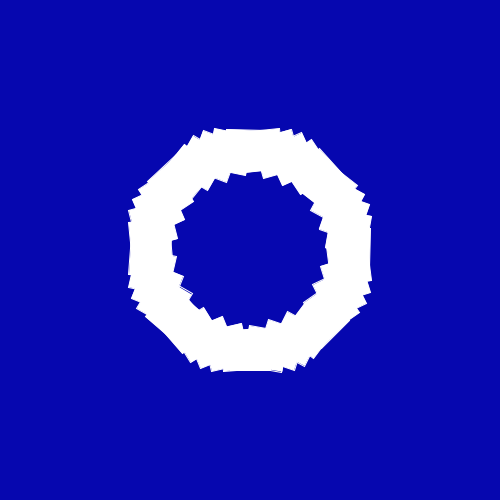
Frame 1 (no input)
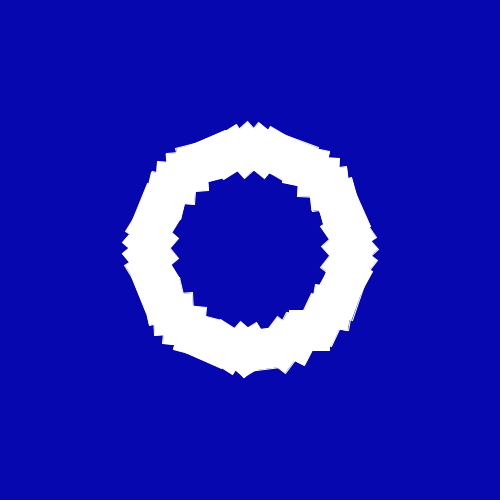
Frame 60 (the mouse pressed at the canvas centre just before this capture)
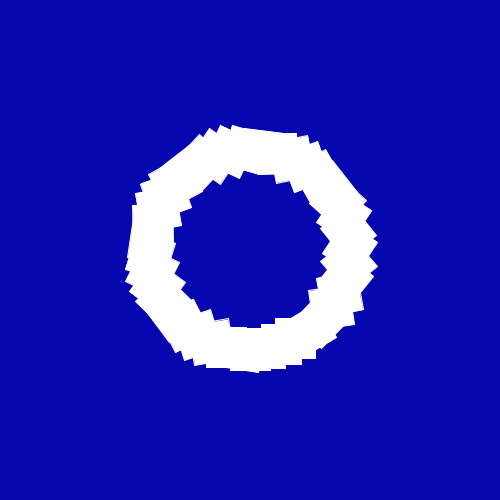
Frame 120 (the mouse held since frame 60 and released just before this capture)

The Processing sketch that drew these frames (run headless with seeded random() and noise(); from frame 60 on, the mouse is pressed at the canvas centre):

// Processing sketch: sketch_23052017
// ── sketch_23052017.pde
Square[] square = new Square[40];
float x, y;
void setup(){
  size(500,500);
  smooth();
  for(int i = 0; i<square.length; i++){
    x = sin(i/TWO_PI)*100;
    y = cos(i/TWO_PI) * 100;
    square[i] = new Square(x,y,i);
  }
  stroke(255);
  fill(255);
}

void draw(){
  background(6,7,175);
  translate(width/2, height/2);
  for(int i = 0; i<square.length; i++){
    square[i].update();
    square[i].display();
  }
}
// ── Square.pde
class Square{
  float x, y;
  float angle;
  float r;
  float speed = 0.2;
  boolean accelerate = true;
  float count = 0;
  float start;
  Square(float _x, float _y, float _angle){
    x = _x;
    y = _y;
    angle = _angle;
    start = _angle;
    r = angle/TWO_PI;
  }
  
  boolean finish(){
    if(!accelerate){
      return true;
    }else{
      return false;
    }
  }
  
  
  void update(){
    count+=0.1;
    if(count>=start){
      if(accelerate){
        speed += 0.009;
        if(speed >=1){
          accelerate = false;
        }
      }
      if(!accelerate){
        r = 0;
      }
    }
  }
  
  void display(){
    pushMatrix();
    translate(x,y);
    rotate(r);
    rectMode(CENTER);
    rect(0,0,40,40);
    popMatrix();
    r = r + speed;
  }

}
